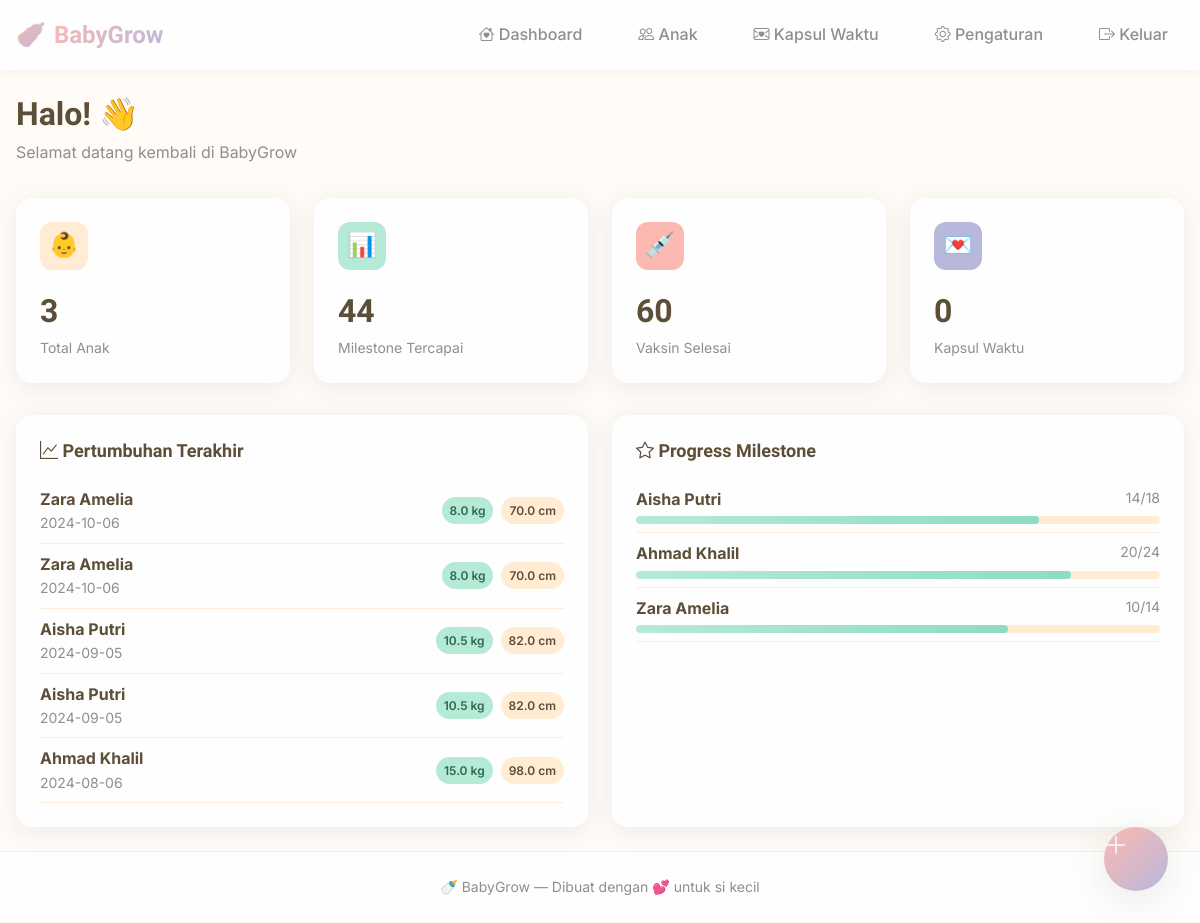
The app's page /dashboard (signed in) with its own data.
### tables this page shows
CREATE TABLE growth (
            id INTEGER PRIMARY KEY AUTOINCREMENT,
            child_id INTEGER,
            record_date TEXT,
            weight REAL,
            height REAL,
            head_circ REAL
        );

CREATE TABLE children (
            id INTEGER PRIMARY KEY AUTOINCREMENT,
            user_id INTEGER,
            name TEXT,
            dob TEXT,
            gender TEXT
        );

### app.py (the view)
@app.route('/dashboard')
def dashboard():
    db = get_db()
    user_id = session.get('user_id')
    if not user_id:
        return redirect(url_for('login'))
    cur = db.execute('SELECT COUNT(*) as total FROM children WHERE user_id=?', (user_id,))
    row = cur.fetchone()
    total_children = 0
    if row:
        try:
            total_children = row['total']
        except Exception:
            total_children = row[0]
    cur = db.execute('''
        SELECT c.id, c.name, g.weight, g.height, g.record_date
        FROM children c
        LEFT JOIN growth g ON c.id = g.child_id
        WHERE c.user_id = ?
        ORDER BY g.record_date DESC LIMIT 5
    ''', (user_id,))
    latest_growth = cur.fetchall()
    cur = db.execute('''
        SELECT c.id, c.name, COUNT(d.id) as total,
               SUM(CASE WHEN d.status='done' THEN 1 ELSE 0 END) as done
        FROM children c
        LEFT JOIN development d ON c.id = d.child_id
        WHERE c.user_id = ?
        GROUP BY c.id, c.name
    ''', (user_id,))
    milestone_data = cur.fetchall()
    cur = db.execute('''
        SELECT c.id, c.name, COUNT(i.id) as total,
               SUM(CASE WHEN i.status='done' THEN 1 ELSE 0 END) as done
        FROM children c
        LEFT JOIN immunization i ON c.id = i.child_id
        WHERE c.user_id = ?
        GROUP BY c.id, c.name
    ''', (user_id,))
    immunization_data = cur.fetchall()
    return render_template('index.html',
                         total_children=total_children,
                         latest_growth=latest_growth,
                         milestone_data=milestone_data,
                         immunization_data=immunization_data)

### db.py (called while the page is built)
def get_db():
    db = getattr(g, '_database', None)
    if db is None:
        if DB_TYPE == 'mysql':
            import mysql.connector
            host = os.environ.get('MYSQL_HOST', 'localhost')
            port = int(os.environ.get('MYSQL_PORT', '3306'))
            user = os.environ.get('MYSQL_USER', 'root')
            password = os.environ.get('MYSQL_PASSWORD', '')
            database = os.environ.get('MYSQL_DB', 'balita_db')
            conn = mysql.connector.connect(
                host=host,
                port=port,
                user=user,
                password=password,
                database=database
            )
            db = MySQLDBWrapper(conn)
        else:
            os.makedirs(DATABASE_DIR, exist_ok=True)
            conn = sqlite3.connect(DATABASE)
            conn.row_factory = sqlite3.Row
            db = conn
        g._database = db
    return db

def close_connection(exception):
    db = getattr(g, '_database', None)
    if db is not None:
        try:
            db.close()
        except Exception:
            pass

### templates/index.html (shortened to what this page needs)
{% extends 'base.html' %}
{% block content %}
<div class="container animate-fadeIn">
    <div style="margin-bottom: var(--space-xl);">
        <h1 style="margin-bottom: var(--space-xs);">Halo! 👋</h1>
        <p class="text-muted">Selamat datang kembali di BabyGrow</p>
    </div>
    <div class="grid grid-4" style="margin-bottom: var(--space-xl);">
        <div class="card stagger-item">
            <div class="card-icon peach">👶</div>
            <div class="card-value" style="margin-top: var(--space-md);">{{ total_children }}</div>
            <div class="card-label">Total Anak</div>
        </div>
        <div class="card stagger-item">
            <div class="card-icon mint">📊</div>
            <div class="card-value" style="margin-top: var(--space-md);">
                {% set total_mile = namespace(count=0) %}
                {% for m in milestone_data %}
                    {% set total_mile.count = total_mile.count + (m.done or m[3] or 0) %}
                {% endfor %}
                {{ total_mile.count|int }}
            </div>
            <div class="card-label">Milestone Tercapai</div>
        </div>
        <div class="card stagger-item">
            <div class="card-icon blush">💉</div>
            <div class="card-value" style="margin-top: var(--space-md);">
                {% set total_vacc = namespace(count=0) %}
                {% for i in immunization_data %}
                    {% set total_vacc.count = total_vacc.count + (i.done or i[3] or 0) %}
                {% endfor %}
                {{ total_vacc.count|int }}
            </div>
            <div class="card-label">Vaksin Selesai</div>
        </div>
        <div class="card stagger-item">
            <div class="card-icon lavender">💌</div>
            <div class="card-value" style="margin-top: var(--space-md);">0</div>
            <div class="card-label">Kapsul Waktu</div>
        </div>
    </div>
    {% if total_children == 0 %}
    <div class="card empty-state">
        <div class="empty-state-icon">👶</div>
        <h3 class="empty-state-title">Belum ada data anak</h3>
        <p class="empty-state-text">Tambahkan data anak pertama Anda untuk mulai memantau pertumbuhan dan perkembangan si kecil.</p>
        <a href="{{ url_for('add_child') }}" class="btn btn-primary btn-lg">
            <i class="bi bi-plus-circle"></i> Tambah Anak
        </a>
    </div>
    {% else %}
    <div class="grid grid-2">
        <div class="card stagger-item">
            <div class="card-header">
                <h3 class="card-title"><i class="bi bi-graph-up"></i> Pertumbuhan Terakhir</h3>
            </div>
            {% if latest_growth %}
                <ul style="list-style: none; padding: 0; margin: 0;">
                    {% for g in latest_growth %}
                    <li class="flex justify-between items-center" style="padding: var(--space-sm) 0; border-bottom: 1px solid var(--color-peach);">
                        <div>
                            <strong>{{ g.name or g[1] }}</strong>
                            <div class="text-sm text-muted">{{ g.record_date or g[4] }}</div>
                        </div>
                        <div class="flex gap-sm">
                            {% if g.weight or g[2] %}
                            <span class="badge badge-success">{{ g.weight or g[2] }} kg</span>
                            {% endif %}
                            {% if g.height or g[3] %}
                            <span class="badge badge-pending">{{ g.height or g[3] }} cm</span>
                            {% endif %}
                        </div>
                    </li>
                    {% endfor %}
                </ul>
            {% else %}
                <p class="text-muted text-center" style="padding: var(--space-lg);">
                    Belum ada data pertumbuhan
                </p>
            {% endif %}
        </div>
        <div class="card stagger-item">
            <div class="card-header">
                <h3 class="card-title"><i class="bi bi-star"></i> Progress Milestone</h3>
            </div>
            {% if milestone_data %}
                <ul style="list-style: none; padding: 0; margin: 0;">
                    {% for m in milestone_data %}
                    {% set total = m.total or m[2] or 0 %}
                    {% set done = m.done or m[3] or 0 %}
                    {% set progress = ((done / total * 100) if total > 0 else 0)|int %}
                    <li style="padding: var(--space-sm) 0; border-bottom: 1px solid var(--color-peach);">
                        <div class="flex justify-between" style="margin-bottom: var(--space-xs);">
                            <strong>{{ m.name or m[1] }}</strong>
                            <span class="text-sm text-muted">{{ done|int }}/{{ total|int }}</span>
                        </div>
                        <div class="progress">
                            <div class="progress-bar" style="width: {{ progress }}%;"></div>
                        </div>
                    </li>
                    {% endfor %}
                </ul>
            {% else %}
                <p class="text-muted text-center" style="padding: var(--space-lg);">
                    Belum ada data milestone
                </p>
            {% endif %}
        </div>
    </div>
    {% endif %}
</div>
<a href="{{ url_for('add_child') }}" class="fab" title="Tambah Anak">
    <i class="bi bi-plus-lg"></i>
</a>
{% endblock %}

### records on screen
growth: name "Zara Amelia", record_date "2024-10-06", weight "8.0", height "70.0"
growth: name "Zara Amelia", record_date "2024-10-06", weight "8.0", height "70.0"
growth: name "Aisha Putri", record_date "2024-09-05", weight "10.5", height "82.0"
growth: name "Aisha Putri", record_date "2024-09-05", weight "10.5", height "82.0"
growth: name "Ahmad Khalil", record_date "2024-08-06", weight "15.0", height "98.0"
children: name "Aisha Putri", done "14", total "18", {{ progress }} 77 (drawn)
children: name "Ahmad Khalil", done "20", total "24", {{ progress }} 83 (drawn)
children: name "Zara Amelia", done "10", total "14", {{ progress }} 71 (drawn)

### other values on screen
{{ total_children }} "3"
{{ total_mile.count|int }} "44"
{{ total_vacc.count|int }} "60"
